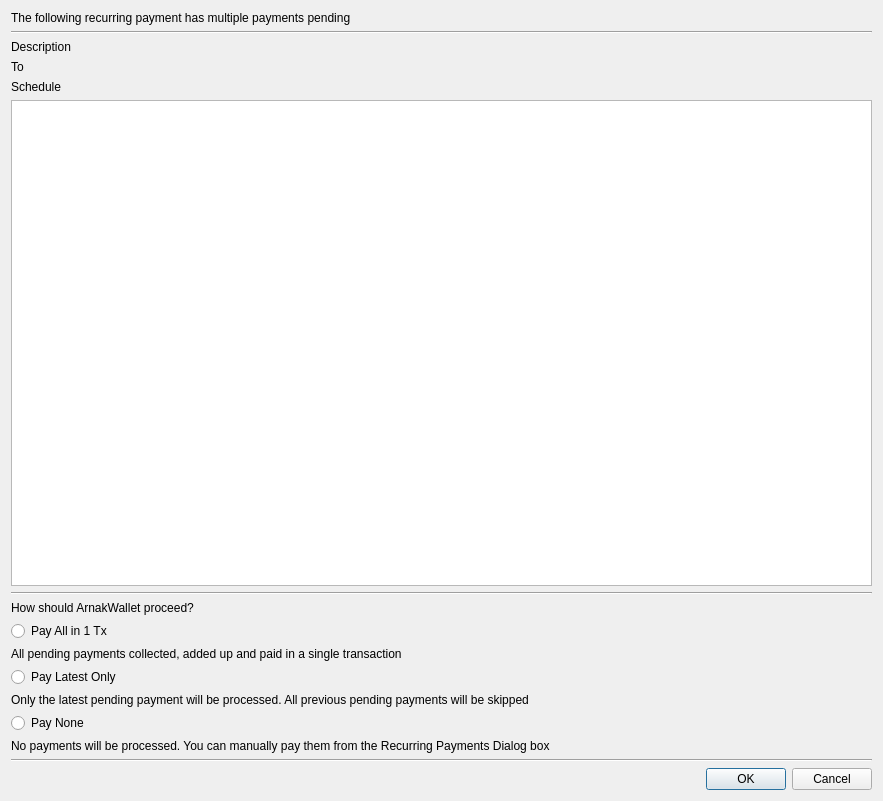
<?xml version="1.0" encoding="UTF-8"?>
<ui version="4.0">
 <class>RecurringPending</class>
 <widget class="QDialog" name="RecurringPending">
  <property name="geometry">
   <rect>
    <x>0</x>
    <y>0</y>
    <width>883</width>
    <height>801</height>
   </rect>
  </property>
  <property name="windowTitle">
   <string>Dialog</string>
  </property>
  <layout class="QGridLayout" name="gridLayout">
   <item row="14" column="0" colspan="2">
    <widget class="QLabel" name="label_5">
     <property name="text">
      <string>No payments will be processed. You can manually pay them from the Recurring Payments Dialog box</string>
     </property>
     <property name="wordWrap">
      <bool>true</bool>
     </property>
    </widget>
   </item>
   <item row="15" column="0" colspan="2">
    <widget class="Line" name="line_2">
     <property name="orientation">
      <enum>Qt::Horizontal</enum>
     </property>
    </widget>
   </item>
   <item row="4" column="0" colspan="2">
    <widget class="QLabel" name="lblSchedule">
     <property name="text">
      <string>Schedule</string>
     </property>
    </widget>
   </item>
   <item row="8" column="0" colspan="2">
    <widget class="QLabel" name="label_2">
     <property name="text">
      <string>How should ArnakWallet proceed?</string>
     </property>
    </widget>
   </item>
   <item row="9" column="0" colspan="2">
    <widget class="QRadioButton" name="rAll">
     <property name="text">
      <string>Pay All in 1 Tx</string>
     </property>
    </widget>
   </item>
   <item row="12" column="0" colspan="2">
    <widget class="QLabel" name="label_4">
     <property name="text">
      <string>Only the latest pending payment will be processed. All previous pending payments will be skipped</string>
     </property>
     <property name="wordWrap">
      <bool>true</bool>
     </property>
    </widget>
   </item>
   <item row="11" column="0" colspan="2">
    <widget class="QRadioButton" name="rLast">
     <property name="text">
      <string>Pay Latest Only</string>
     </property>
    </widget>
   </item>
   <item row="13" column="0" colspan="2">
    <widget class="QRadioButton" name="rNone">
     <property name="text">
      <string>Pay None</string>
     </property>
    </widget>
   </item>
   <item row="6" column="0" colspan="2">
    <widget class="QTableView" name="tblPending">
     <attribute name="horizontalHeaderStretchLastSection">
      <bool>true</bool>
     </attribute>
    </widget>
   </item>
   <item row="7" column="0" colspan="2">
    <widget class="Line" name="line">
     <property name="orientation">
      <enum>Qt::Horizontal</enum>
     </property>
    </widget>
   </item>
   <item row="10" column="0" colspan="2">
    <widget class="QLabel" name="label_3">
     <property name="text">
      <string>All pending payments collected, added up and paid in a single transaction</string>
     </property>
     <property name="wordWrap">
      <bool>true</bool>
     </property>
    </widget>
   </item>
   <item row="16" column="0" colspan="2">
    <widget class="QDialogButtonBox" name="buttonBox">
     <property name="orientation">
      <enum>Qt::Horizontal</enum>
     </property>
     <property name="standardButtons">
      <set>QDialogButtonBox::Cancel|QDialogButtonBox::Ok</set>
     </property>
    </widget>
   </item>
   <item row="2" column="0" colspan="2">
    <widget class="QLabel" name="lblDesc">
     <property name="text">
      <string>Description</string>
     </property>
    </widget>
   </item>
   <item row="3" column="0" colspan="2">
    <widget class="QLabel" name="lblTo">
     <property name="text">
      <string>To</string>
     </property>
    </widget>
   </item>
   <item row="1" column="0" colspan="2">
    <widget class="Line" name="line_3">
     <property name="orientation">
      <enum>Qt::Horizontal</enum>
     </property>
    </widget>
   </item>
   <item row="0" column="0" colspan="2">
    <widget class="QLabel" name="label">
     <property name="text">
      <string>The following recurring payment has multiple payments pending</string>
     </property>
    </widget>
   </item>
  </layout>
 </widget>
 <resources/>
 <connections>
  <connection>
   <sender>buttonBox</sender>
   <signal>accepted()</signal>
   <receiver>RecurringPending</receiver>
   <slot>accept()</slot>
   <hints>
    <hint type="sourcelabel">
     <x>248</x>
     <y>254</y>
    </hint>
    <hint type="destinationlabel">
     <x>157</x>
     <y>274</y>
    </hint>
   </hints>
  </connection>
  <connection>
   <sender>buttonBox</sender>
   <signal>rejected()</signal>
   <receiver>RecurringPending</receiver>
   <slot>reject()</slot>
   <hints>
    <hint type="sourcelabel">
     <x>316</x>
     <y>260</y>
    </hint>
    <hint type="destinationlabel">
     <x>286</x>
     <y>274</y>
    </hint>
   </hints>
  </connection>
 </connections>
</ui>
